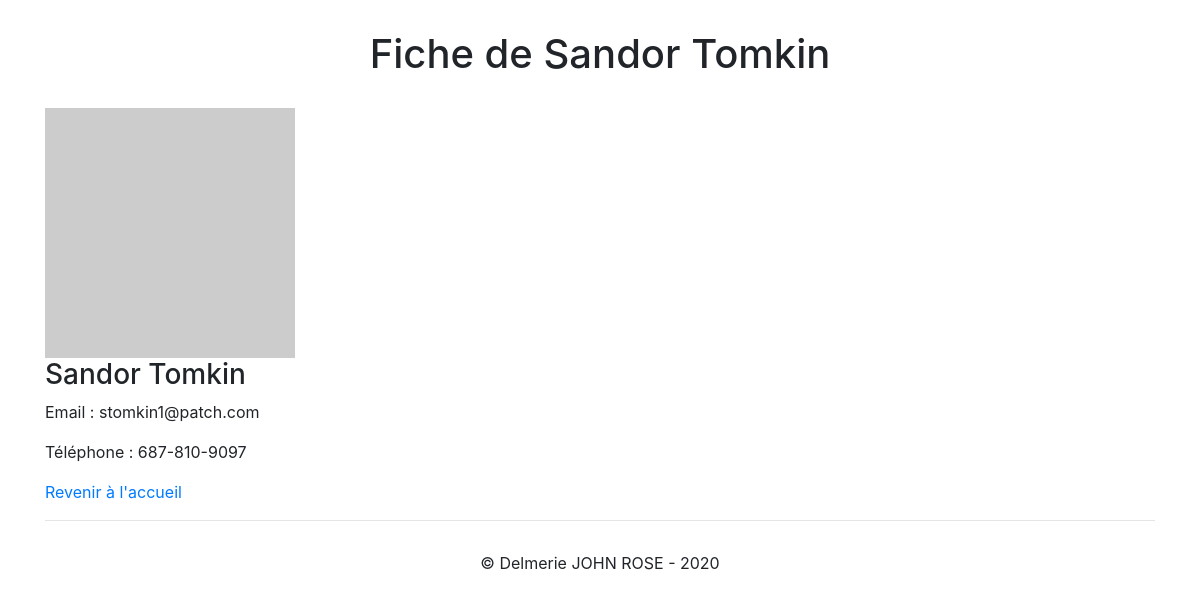
/user.php?id=2, run on the app's committed database.
### tables this page shows
CREATE TABLE `users` ( `id` INT NOT NULL AUTO_INCREMENT , `first_name` VARCHAR(256) NOT NULL , `last_name` VARCHAR(256) NOT NULL , `email` VARCHAR(256) NOT NULL , `gender` VARCHAR(256) NOT NULL , `photo` VARCHAR(256) NOT NULL , `phone` VARCHAR(256) NOT NULL , `slogan` VARCHAR(256) NOT NULL , PRIMARY KEY (`id`));

### user.php (the view)
<?
require_once 'inc/db-connect.inc.php';
require_once 'inc/header.inc.php';
$query_user = $db->prepare("SELECT * FROM users WHERE id = :id");
$query_user->execute([
    ':id' => $_GET['id'],
]);
$user_selected = $query_user->fetch();
$first_name = $user_selected['first_name'];
$last_name = $user_selected['last_name'];
$full_name = " $first_name $last_name ";
?>
<div class="container">
    <h1>Fiche de <?=$full_name?></h1>
    <img src="<?=$user_selected['photo']?>" width="250px">
    <h3><?=$user_selected['first_name']?> <?=$user_selected['last_name']?></h3>
    <p>Email : <?=$user_selected['email']?></p>
    <p>Téléphone : <?=$user_selected['phone']?></p>
    <a href="index.php">Revenir à l'accueil</a>
<?require_once 'inc/footer.inc.php'?>
</div>

### style.css (style rules this page uses)
h1, footer { text-align: center; margin: 30px; }

### data on the page
users: full_name "Sandor Tomkin", first_name "Sandor", last_name "Tomkin", email "stomkin1@patch.com", phone "687-810-9097"
